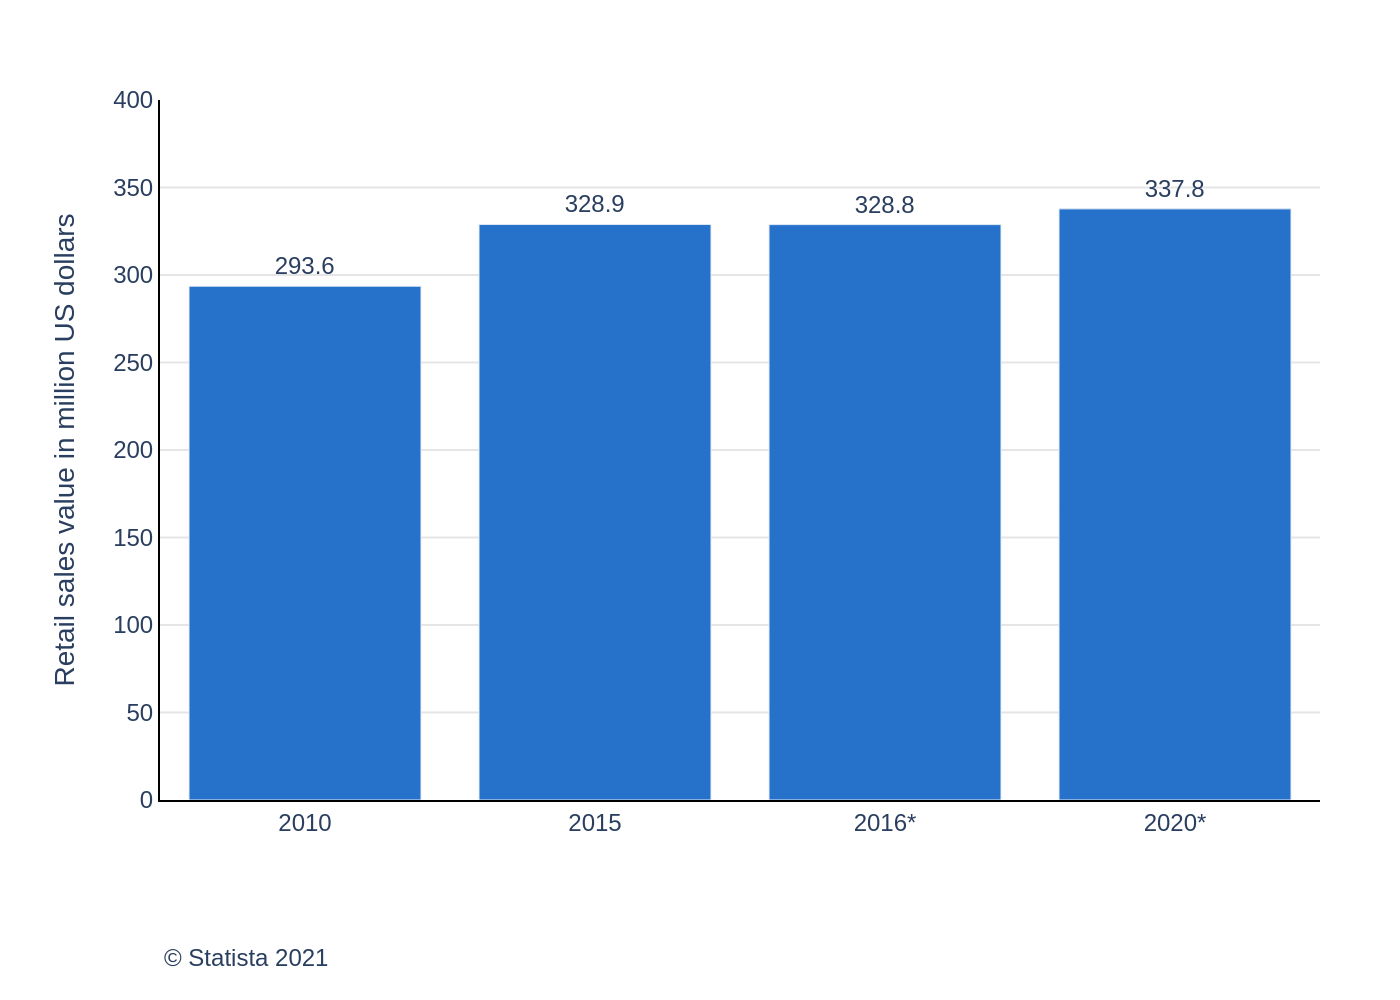

This chart was generated by the following Python code:
import sys
import json
import pathlib
import plotly.graph_objects as go

# Check for command-line argument
if len(sys.argv) != 2:
    print("Usage: python generate_chart.py <json_file_path>")
    sys.exit(1)

json_path = sys.argv[1]

# Ensure the file exists before proceeding
if not pathlib.Path(json_path).is_file():
    print(f"Error: JSON file not found at '{json_path}'")
    sys.exit(1)

# Read data from the specified JSON file
with open(json_path, 'r', encoding='utf-8') as f:
    chart_info = json.load(f)

# Extract data for plotting
chart_data = chart_info['chart_data']
texts = chart_info['texts']
colors = chart_info['colors']

# Prepare data for Plotly
categories = [item['category'] for item in chart_data]
values = [item['value'] for item in chart_data]

# Create the figure
fig = go.Figure()

# Add the bar trace
fig.add_trace(go.Bar(
    x=categories,
    y=values,
    text=values,
    textposition='outside',
    marker_color=colors[0],
    cliponaxis=False # Allows text to render outside the plot area
))

# Update layout for a clean and accurate representation
fig.update_layout(
    font_family="Arial",
    font_size=12,
    plot_bgcolor='white',
    paper_bgcolor='white',
    xaxis_title=texts.get('x_axis_title'),
    yaxis_title=texts.get('y_axis_title'),
    yaxis=dict(
        range=[0, 400],
        gridcolor='#E5E5E5',
        showline=True,
        linewidth=1,
        linecolor='black'
    ),
    xaxis=dict(
        showline=True,
        linewidth=1,
        linecolor='black',
        tickfont=dict(size=12)
    ),
    showlegend=False,
    margin=dict(l=80, r=40, t=50, b=100),
    annotations=[
        dict(
            text=texts.get('source', ''),
            align='left',
            showarrow=False,
            xref='paper',
            yref='paper',
            x=0,
            y=-0.2, # Position below x-axis
            xanchor='left',
            yanchor='top'
        )
    ]
)

# Customize text on bars
fig.update_traces(texttemplate='%{y}', textfont_size=12)

# Generate the output image filename from the input JSON path
output_base_name = pathlib.Path(json_path).stem
output_filename = f"{output_base_name}.png"

# Save the figure as a high-resolution PNG image
fig.write_image(output_filename, scale=2)

print(f"Chart saved as {output_filename}")
